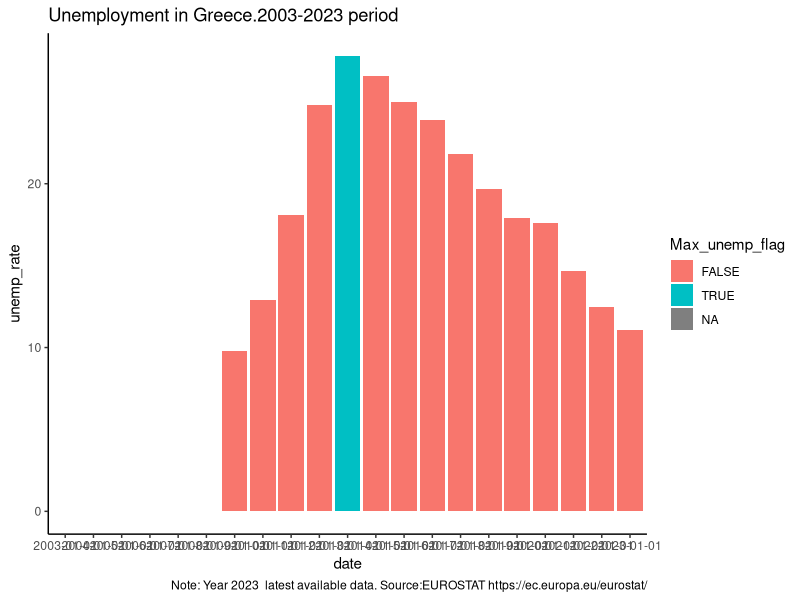
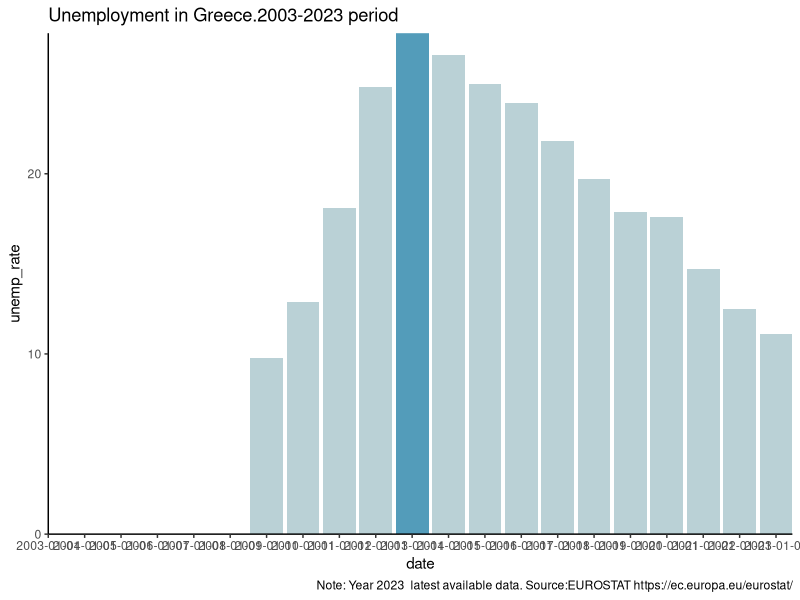
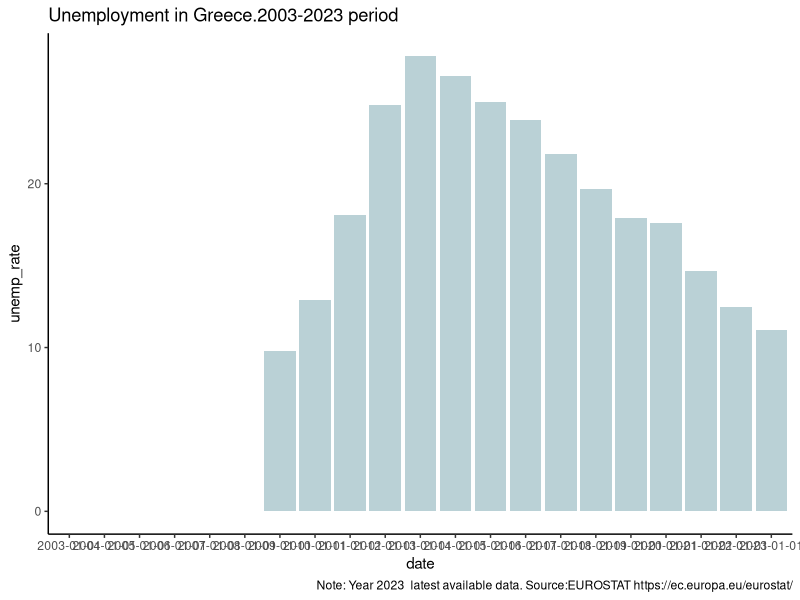
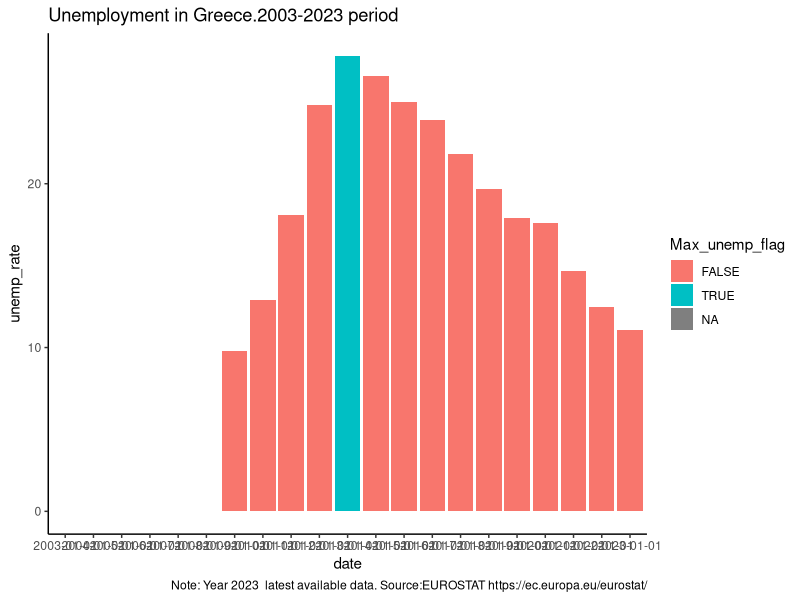
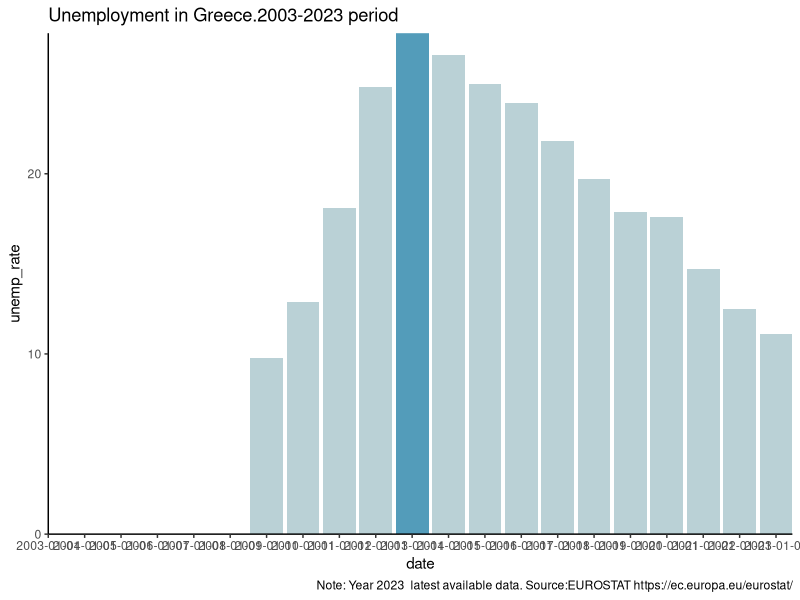

R code for these plots, in order:
# Script:  06 custom geom_bar unrmployment by county.R
# AIM 06 custom geom_bar unmployment metric for each country


# 1. Import previous files 
library(here)
library(tidyverse)

# 1. Import unemployment indicator data 
unemp_data <- read.table(here("data_cleansed", "EU_UNEMP_CLEAN_une_rt_a_LONG.csv"),
                         header =TRUE, sep =',',stringsAsFactors =TRUE)
head(unemp_data)

# 2. Subset data for Greece
str(unemp_data)
head(unemp_data)

unemp_greece <- unemp_data %>% 
  filter(country %in% c("greece")) %>%  
  select(-c(X))
unemp_greece


# 3. Create two flags
# 3.1. Flag for highest unemployment year
str(unemp_greece)

unemp_greece_max <- unemp_greece %>% 
  mutate(
    Date = as.Date(date),
    unemp_round = round(unemp_rate,0),
    max_unemp = max(unemp_rate, na.rm = TRUE),
    Max_unemp_flag = ifelse(unemp_rate == max_unemp,TRUE,FALSE) 
  ) %>% 
  select(date,Date,country,unemp_rate,max_unemp,Max_unemp_flag)

# 3.2. Flag for the latest year
str(unemp_greece_max)

unemp_greece_latest <- unemp_greece_max %>% 
  mutate(
      Latest_date = max(Date),
      Max_date = ifelse(Date == Latest_date,TRUE,FALSE))


# 4. Create a basic bar plot
str(unemp_greece)
Plot01 <- unemp_greece %>% 
  ggplot(aes(x = date, y = unemp_rate)) +
  geom_col(fill = "#BAD1D6")

Plot02 <- unemp_greece %>% 
  ggplot(aes(x = date, y = unemp_rate)) +
  geom_col(fill = "#BAD1D6") +
labs(title = "Unemployment in Greece.2003-2023 period",
     caption = "Note: Year 2023  latest available data. Source:EUROSTAT https://ec.europa.eu/eurostat/") +
  theme_classic() 

ggsave("plots_output/10_Greece_unemployment_value.png", width = 6.38, height = 5.80)


# 4.1 Introduce titles and flag for year with max unemployment value 
# Flag color introduced, fill goes to ggplot() function and geom_col() used to remove legend
str(unemp_greece_latest)

# To highlight specific date, it must be defined as a FACTOR

Plot03 <- unemp_greece_latest %>% 
  ggplot(aes(x = date, y = unemp_rate, fill = Max_unemp_flag)) +
  labs(title = "Unemployment in Greece.2003-2023 period",
       caption = "Note: Year 2023  latest available data. Source:EUROSTAT https://ec.europa.eu/eurostat/") +
  geom_col() +
  theme_classic() 
Plot03

ggsave("plots_output/11_True_false_colour_defined_by_max_unemp_value.png", width = 6.38, height = 5.80)


# 4.2 Introduce custom colour in the plot
#    geom_col(show.legend = FALSE) +
#    scale_fill_manual(breaks = c(FALSE,TRUE),
#                   values = c("#BAD1D6","#539CBA"))
  
Plot04 <-  unemp_greece_latest %>% 
  ggplot(aes(x = date, y = unemp_rate, fill = Max_unemp_flag)) +
  labs(title = "Unemployment in Greece.2003-2023 period",
       caption = "Note: Year 2023  latest available data. Source:EUROSTAT https://ec.europa.eu/eurostat/") +
  geom_col(show.legend = FALSE) +
  scale_fill_manual(breaks = c(FALSE,TRUE),
                    values = c("#BAD1D6","#539CBA")) +
  coord_cartesian(expand = FALSE) +
    theme_classic() 
Plot04

ggsave("plots_output/12_Cutom_color_bars_based_flag_max_value.png", width = 6.38, height = 5.80)

  
